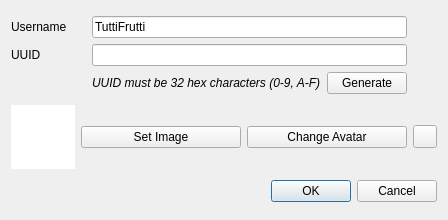
<?xml version="1.0" encoding="UTF-8"?>
<ui version="4.0">
 <class>NewUserDialog</class>
 <widget class="QDialog" name="NewUserDialog">
  <property name="geometry">
   <rect>
    <x>0</x>
    <y>0</y>
    <width>448</width>
    <height>220</height>
   </rect>
  </property>
  <property name="windowTitle">
   <string>New User</string>
  </property>
  <layout class="QGridLayout" name="gridLayout_2">
   <item row="2" column="1" colspan="3">
    <widget class="QDialogButtonBox" name="buttonBox">
     <property name="orientation">
      <enum>Qt::Orientation::Horizontal</enum>
     </property>
     <property name="standardButtons">
      <set>QDialogButtonBox::StandardButton::Cancel|QDialogButtonBox::StandardButton::Ok</set>
     </property>
    </widget>
   </item>
   <item row="1" column="2">
    <widget class="QPushButton" name="setAvatar">
     <property name="text">
      <string>Change Avatar</string>
     </property>
    </widget>
   </item>
   <item row="1" column="1">
    <widget class="QPushButton" name="selectImage">
     <property name="text">
      <string>Set Image</string>
     </property>
    </widget>
   </item>
   <item row="1" column="3">
    <widget class="QToolButton" name="revert">
     <property name="text">
      <string/>
     </property>
    </widget>
   </item>
   <item row="0" column="0" colspan="4">
    <layout class="QGridLayout" name="gridLayout">
     <item row="1" column="0">
      <widget class="QLabel" name="label">
       <property name="text">
        <string>UUID</string>
       </property>
      </widget>
     </item>
     <item row="0" column="1" colspan="2">
      <widget class="QLineEdit" name="username">
       <property name="text">
        <string>TuttiFrutti</string>
       </property>
      </widget>
     </item>
     <item row="1" column="1" colspan="2">
      <widget class="QLineEdit" name="uuid"/>
     </item>
     <item row="0" column="0">
      <widget class="QLabel" name="label_2">
       <property name="text">
        <string>Username</string>
       </property>
      </widget>
     </item>
     <item row="2" column="1">
      <widget class="QLabel" name="label_3">
       <property name="font">
        <font>
         <italic>true</italic>
        </font>
       </property>
       <property name="text">
        <string>UUID must be 32 hex characters (0-9, A-F)</string>
       </property>
      </widget>
     </item>
     <item row="2" column="2">
      <widget class="QPushButton" name="generate">
       <property name="text">
        <string>Generate</string>
       </property>
      </widget>
     </item>
     <item row="1" column="3">
      <widget class="QLabel" name="uuidVerified">
       <property name="sizePolicy">
        <sizepolicy hsizetype="Fixed" vsizetype="Preferred">
         <horstretch>0</horstretch>
         <verstretch>0</verstretch>
        </sizepolicy>
       </property>
       <property name="minimumSize">
        <size>
         <width>24</width>
         <height>0</height>
        </size>
       </property>
      </widget>
     </item>
     <item row="0" column="3">
      <widget class="QLabel" name="usernameVerified">
       <property name="text">
        <string/>
       </property>
      </widget>
     </item>
    </layout>
   </item>
   <item row="1" column="0">
    <widget class="QGraphicsView" name="image">
     <property name="sizePolicy">
      <sizepolicy hsizetype="Expanding" vsizetype="Expanding">
       <horstretch>0</horstretch>
       <verstretch>0</verstretch>
      </sizepolicy>
     </property>
     <property name="minimumSize">
      <size>
       <width>64</width>
       <height>64</height>
      </size>
     </property>
     <property name="maximumSize">
      <size>
       <width>64</width>
       <height>64</height>
      </size>
     </property>
     <property name="frameShape">
      <enum>QFrame::Shape::NoFrame</enum>
     </property>
     <property name="frameShadow">
      <enum>QFrame::Shadow::Plain</enum>
     </property>
     <property name="verticalScrollBarPolicy">
      <enum>Qt::ScrollBarPolicy::ScrollBarAlwaysOff</enum>
     </property>
     <property name="horizontalScrollBarPolicy">
      <enum>Qt::ScrollBarPolicy::ScrollBarAlwaysOff</enum>
     </property>
     <property name="interactive">
      <bool>false</bool>
     </property>
    </widget>
   </item>
  </layout>
 </widget>
 <resources/>
 <connections>
  <connection>
   <sender>buttonBox</sender>
   <signal>accepted()</signal>
   <receiver>NewUserDialog</receiver>
   <slot>accept()</slot>
   <hints>
    <hint type="sourcelabel">
     <x>248</x>
     <y>254</y>
    </hint>
    <hint type="destinationlabel">
     <x>157</x>
     <y>274</y>
    </hint>
   </hints>
  </connection>
  <connection>
   <sender>buttonBox</sender>
   <signal>rejected()</signal>
   <receiver>NewUserDialog</receiver>
   <slot>reject()</slot>
   <hints>
    <hint type="sourcelabel">
     <x>316</x>
     <y>260</y>
    </hint>
    <hint type="destinationlabel">
     <x>286</x>
     <y>274</y>
    </hint>
   </hints>
  </connection>
 </connections>
</ui>
